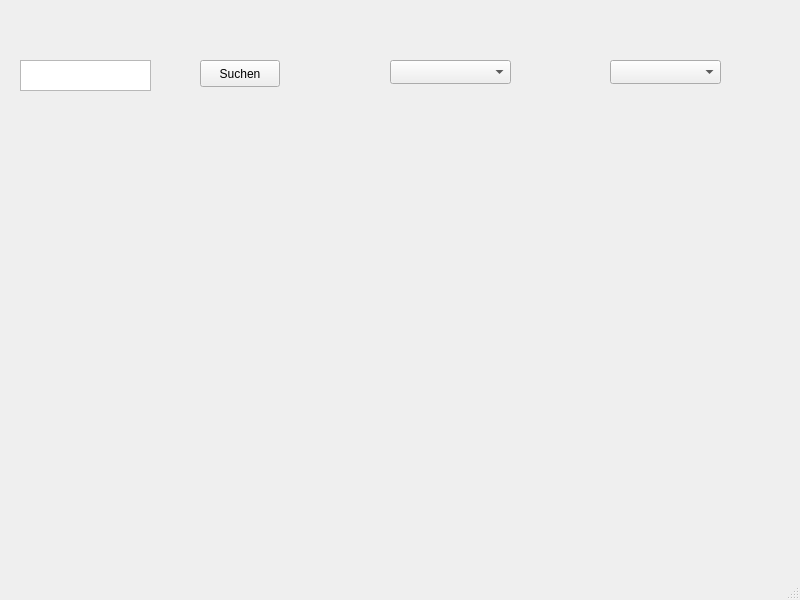
<?xml version="1.0" encoding="UTF-8"?>
<ui version="4.0">
 <class>MainWindow</class>
 <widget class="QMainWindow" name="MainWindow">
  <property name="geometry">
   <rect>
    <x>0</x>
    <y>0</y>
    <width>800</width>
    <height>600</height>
   </rect>
  </property>
  <property name="windowTitle">
   <string>MainWindow</string>
  </property>
  <widget class="QWidget" name="centralwidget">
   <widget class="QComboBox" name="comBox_drivers">
    <property name="geometry">
     <rect>
      <x>390</x>
      <y>60</y>
      <width>121</width>
      <height>24</height>
     </rect>
    </property>
   </widget>
   <widget class="QTextEdit" name="txt_natio">
    <property name="geometry">
     <rect>
      <x>20</x>
      <y>60</y>
      <width>131</width>
      <height>31</height>
     </rect>
    </property>
   </widget>
   <widget class="QPushButton" name="but_suchen">
    <property name="geometry">
     <rect>
      <x>200</x>
      <y>60</y>
      <width>80</width>
      <height>27</height>
     </rect>
    </property>
    <property name="text">
     <string>Suchen</string>
    </property>
   </widget>
   <widget class="QLabel" name="label_surname">
    <property name="geometry">
     <rect>
      <x>30</x>
      <y>140</y>
      <width>131</width>
      <height>31</height>
     </rect>
    </property>
    <property name="text">
     <string/>
    </property>
   </widget>
   <widget class="QLabel" name="label_forename">
    <property name="geometry">
     <rect>
      <x>190</x>
      <y>140</y>
      <width>131</width>
      <height>31</height>
     </rect>
    </property>
    <property name="text">
     <string/>
    </property>
   </widget>
   <widget class="QLabel" name="label_date">
    <property name="geometry">
     <rect>
      <x>350</x>
      <y>130</y>
      <width>121</width>
      <height>41</height>
     </rect>
    </property>
    <property name="text">
     <string/>
    </property>
   </widget>
   <widget class="QLabel" name="label_count">
    <property name="geometry">
     <rect>
      <x>500</x>
      <y>130</y>
      <width>121</width>
      <height>41</height>
     </rect>
    </property>
    <property name="text">
     <string/>
    </property>
   </widget>
   <widget class="QComboBox" name="comBox_constr">
    <property name="geometry">
     <rect>
      <x>610</x>
      <y>60</y>
      <width>111</width>
      <height>24</height>
     </rect>
    </property>
   </widget>
   <widget class="QWidget" name="widgetChart" native="true">
    <property name="geometry">
     <rect>
      <x>60</x>
      <y>190</y>
      <width>661</width>
      <height>351</height>
     </rect>
    </property>
   </widget>
  </widget>
  <widget class="QMenuBar" name="menubar">
   <property name="geometry">
    <rect>
     <x>0</x>
     <y>0</y>
     <width>800</width>
     <height>21</height>
    </rect>
   </property>
  </widget>
  <widget class="QStatusBar" name="statusbar"/>
 </widget>
 <resources/>
 <connections/>
</ui>
